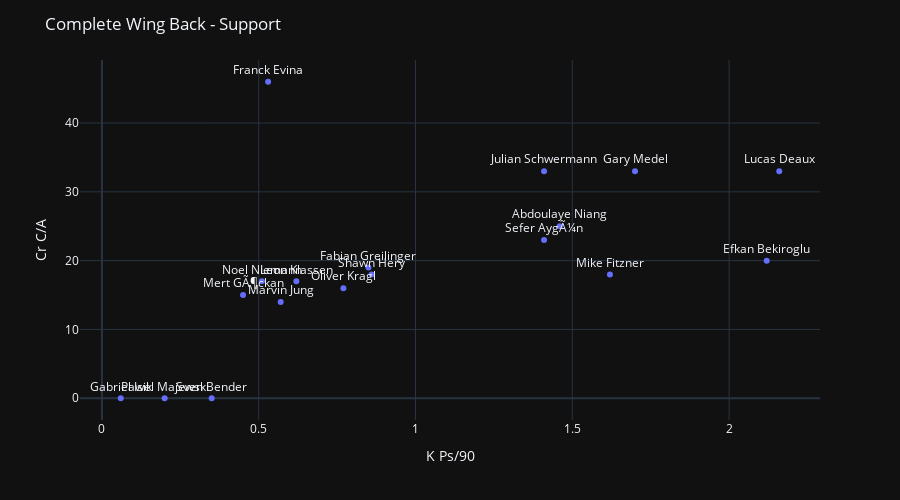

Write notebook code for a chart like this one.
### Code cell
fig = px.scatter(df1, x="K Ps/90", y="Cr C/A", text="Name", log_x=False, size_max=60)
fig.update_traces(textposition='top center')
fig.update_layout(
    height=500,
   )
for template in ["plotly_dark"]:
    fig.update_layout(template=template, title="Complete Wing Back - Support")
fig.show()

### Figure 1 — Plotly figure (JSON) as saved in the notebook; plotly's stock layout.template omitted (floating-point values rounded to 4 significant figures)
{"data": [{"hovertemplate": "K Ps/90=%{x}<br>Cr C/A=%{y}<br>Name=%{text}<extra></extra>", "legendgroup": "", "marker": {"color": "#636efa", "symbol": "circle"}, "mode": "markers+text", "name": "", "showlegend": false, "text": ["Luca Unbehaun", "Mert GÃ¶ckan", "Leon Vogel", "Sven Bender", "Efkan Bekiroglu", "Oliver Kragl", "Mike Fitzner", "Lucas Deaux", "Gary Medel", "Julian Schwermann", "Franck Evina", "Marco Hiller", "Noel Niemann", "Abdoulaye Niang", "Marvin Jung", "Gabriel Isik", "Shawn Hery", "Leon Klassen", "Fabian Greilinger", "Petr Dvorak", "Marko Basic", "Peter KÃ¶ster", "Rene Strehmel", "Sefer AygÃ¼n", "Ben SchÃ¤fer", "Andreas Ahlm", "Pawel Majewski", "Felix Abeln", "Sebastian Drichel", "David Hyam", "JosÃ© Batista", "Tobias Paula", "Fabian Feldhaus", "Martin MÃ¸rk", "Mahmut KoÃ§", "Markus Bahr", "Michael Benecke", "Peter Eze", "Christoph Sailer", "Tobias Riegger-Zingerle", "Daniel Haller", "NÃ©lson Ferreira"], "textposition": "top center", "type": "scatter", "x": ["-", "0.45", "-", "0.35", "2.12", "0.77", "1.62", "2.16", "1.70", "1.41", "0.53", "-", "0.51", "1.46", "0.57", "0.06", "0.86", "0.62", "0.85", "-", "-", "-", "-", "1.41", "-", "-", "0.20", "-", "-", "-", "-", "-", "-", "-", "-", "-", "-", "-", "-", "-", "-", "-"], "xaxis": "x", "y": ["0%", "15%", "-", "0%", "20%", "16%", "18%", "33%", "33%", "33%", "46%", "0%", "17%", "25%", "14%", "0%", "18%", "17%", "19%", "-", "-", "0%", "-", "23%", "-", "-", "0%", "-", "0%", "-", "-", "-", "-", "-", "-", "-", "-", "-", "-", "-", "-", "-"], "yaxis": "y"}], "layout": {"height": 500, "legend": {"tracegroupgap": 0}, "margin": {"t": 60}, "title": {"text": "Complete Wing Back - Support"}, "xaxis": {"anchor": "y", "domain": [0, 1], "title": {"text": "K Ps/90"}}, "yaxis": {"anchor": "x", "domain": [0, 1], "title": {"text": "Cr C/A"}}}}
